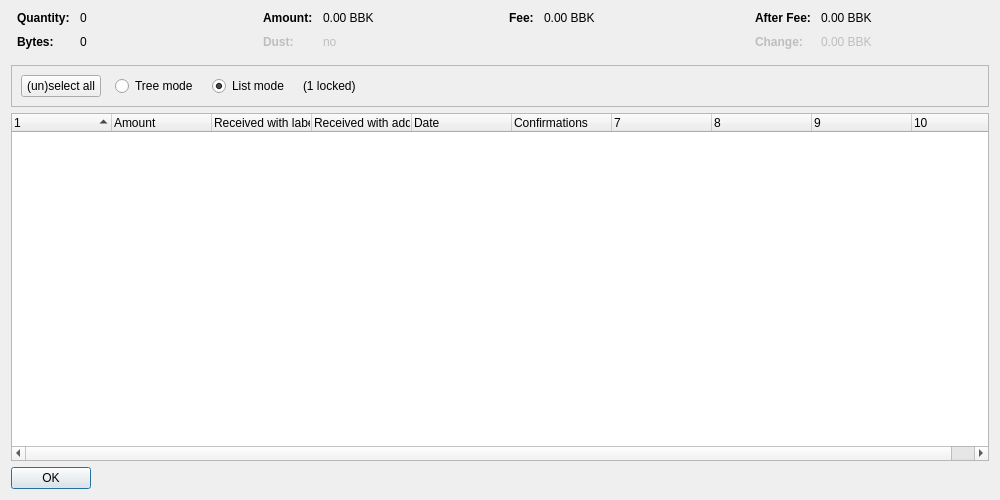
<?xml version="1.0" encoding="UTF-8"?>
<ui version="4.0">
 <class>CoinControlDialog</class>
 <widget class="QDialog" name="CoinControlDialog">
  <property name="geometry">
   <rect>
    <x>0</x>
    <y>0</y>
    <width>1000</width>
    <height>500</height>
   </rect>
  </property>
  <property name="windowTitle">
   <string>Coin Selection</string>
  </property>
  <layout class="QVBoxLayout" name="verticalLayout">
   <item>
    <layout class="QHBoxLayout" name="horizontalLayoutTop" stretch="0,0,0,0">
     <property name="topMargin">
      <number>0</number>
     </property>
     <property name="bottomMargin">
      <number>10</number>
     </property>
     <item>
      <layout class="QFormLayout" name="formLayoutCoinControl1">
       <property name="horizontalSpacing">
        <number>10</number>
       </property>
       <property name="verticalSpacing">
        <number>10</number>
       </property>
       <property name="leftMargin">
        <number>6</number>
       </property>
       <property name="rightMargin">
        <number>6</number>
       </property>
       <item row="0" column="0">
        <widget class="QLabel" name="labelCoinControlQuantityText">
         <property name="font">
          <font>
           <weight>75</weight>
           <bold>true</bold>
          </font>
         </property>
         <property name="text">
          <string>Quantity:</string>
         </property>
        </widget>
       </item>
       <item row="0" column="1">
        <widget class="QLabel" name="labelCoinControlQuantity">
         <property name="cursor">
          <cursorShape>IBeamCursor</cursorShape>
         </property>
         <property name="contextMenuPolicy">
          <enum>Qt::ActionsContextMenu</enum>
         </property>
         <property name="text">
          <string notr="true">0</string>
         </property>
         <property name="textInteractionFlags">
          <set>Qt::LinksAccessibleByMouse|Qt::TextSelectableByKeyboard|Qt::TextSelectableByMouse</set>
         </property>
        </widget>
       </item>
       <item row="1" column="0">
        <widget class="QLabel" name="labelCoinControlBytesText">
         <property name="font">
          <font>
           <weight>75</weight>
           <bold>true</bold>
          </font>
         </property>
         <property name="text">
          <string>Bytes:</string>
         </property>
        </widget>
       </item>
       <item row="1" column="1">
        <widget class="QLabel" name="labelCoinControlBytes">
         <property name="cursor">
          <cursorShape>IBeamCursor</cursorShape>
         </property>
         <property name="contextMenuPolicy">
          <enum>Qt::ActionsContextMenu</enum>
         </property>
         <property name="text">
          <string notr="true">0</string>
         </property>
         <property name="textInteractionFlags">
          <set>Qt::LinksAccessibleByMouse|Qt::TextSelectableByKeyboard|Qt::TextSelectableByMouse</set>
         </property>
        </widget>
       </item>
      </layout>
     </item>
     <item>
      <layout class="QFormLayout" name="formLayoutCoinControl2">
       <property name="horizontalSpacing">
        <number>10</number>
       </property>
       <property name="verticalSpacing">
        <number>10</number>
       </property>
       <property name="leftMargin">
        <number>6</number>
       </property>
       <property name="rightMargin">
        <number>6</number>
       </property>
       <item row="0" column="0">
        <widget class="QLabel" name="labelCoinControlAmountText">
         <property name="font">
          <font>
           <weight>75</weight>
           <bold>true</bold>
          </font>
         </property>
         <property name="text">
          <string>Amount:</string>
         </property>
        </widget>
       </item>
       <item row="0" column="1">
        <widget class="QLabel" name="labelCoinControlAmount">
         <property name="cursor">
          <cursorShape>IBeamCursor</cursorShape>
         </property>
         <property name="contextMenuPolicy">
          <enum>Qt::ActionsContextMenu</enum>
         </property>
         <property name="text">
          <string notr="true">0.00 BBK</string>
         </property>
         <property name="textInteractionFlags">
          <set>Qt::LinksAccessibleByMouse|Qt::TextSelectableByKeyboard|Qt::TextSelectableByMouse</set>
         </property>
        </widget>
       </item>
       <item row="1" column="0">
        <widget class="QLabel" name="labelCoinControlLowOutputText">
         <property name="enabled">
          <bool>false</bool>
         </property>
         <property name="font">
          <font>
           <weight>75</weight>
           <bold>true</bold>
          </font>
         </property>
         <property name="text">
          <string>Dust:</string>
         </property>
        </widget>
       </item>
       <item row="1" column="1">
        <widget class="QLabel" name="labelCoinControlLowOutput">
         <property name="enabled">
          <bool>false</bool>
         </property>
         <property name="cursor">
          <cursorShape>IBeamCursor</cursorShape>
         </property>
         <property name="contextMenuPolicy">
          <enum>Qt::ActionsContextMenu</enum>
         </property>
         <property name="text">
          <string notr="true">no</string>
         </property>
         <property name="textInteractionFlags">
          <set>Qt::LinksAccessibleByMouse|Qt::TextSelectableByKeyboard|Qt::TextSelectableByMouse</set>
         </property>
        </widget>
       </item>
      </layout>
     </item>
     <item>
      <layout class="QFormLayout" name="formLayoutCoinControl3">
       <property name="horizontalSpacing">
        <number>10</number>
       </property>
       <property name="verticalSpacing">
        <number>10</number>
       </property>
       <property name="leftMargin">
        <number>6</number>
       </property>
       <property name="rightMargin">
        <number>6</number>
       </property>
       <item row="0" column="0">
        <widget class="QLabel" name="labelCoinControlFeeText">
         <property name="font">
          <font>
           <weight>75</weight>
           <bold>true</bold>
          </font>
         </property>
         <property name="text">
          <string>Fee:</string>
         </property>
        </widget>
       </item>
       <item row="0" column="1">
        <widget class="QLabel" name="labelCoinControlFee">
         <property name="cursor">
          <cursorShape>IBeamCursor</cursorShape>
         </property>
         <property name="contextMenuPolicy">
          <enum>Qt::ActionsContextMenu</enum>
         </property>
         <property name="text">
          <string notr="true">0.00 BBK</string>
         </property>
         <property name="textInteractionFlags">
          <set>Qt::LinksAccessibleByMouse|Qt::TextSelectableByKeyboard|Qt::TextSelectableByMouse</set>
         </property>
        </widget>
       </item>
      </layout>
     </item>
     <item>
      <layout class="QFormLayout" name="formLayoutCoinControl4">
       <property name="horizontalSpacing">
        <number>10</number>
       </property>
       <property name="verticalSpacing">
        <number>10</number>
       </property>
       <property name="leftMargin">
        <number>6</number>
       </property>
       <property name="rightMargin">
        <number>6</number>
       </property>
       <item row="0" column="0">
        <widget class="QLabel" name="labelCoinControlAfterFeeText">
         <property name="font">
          <font>
           <weight>75</weight>
           <bold>true</bold>
          </font>
         </property>
         <property name="text">
          <string>After Fee:</string>
         </property>
        </widget>
       </item>
       <item row="0" column="1">
        <widget class="QLabel" name="labelCoinControlAfterFee">
         <property name="cursor">
          <cursorShape>IBeamCursor</cursorShape>
         </property>
         <property name="contextMenuPolicy">
          <enum>Qt::ActionsContextMenu</enum>
         </property>
         <property name="text">
          <string notr="true">0.00 BBK</string>
         </property>
         <property name="textInteractionFlags">
          <set>Qt::LinksAccessibleByMouse|Qt::TextSelectableByKeyboard|Qt::TextSelectableByMouse</set>
         </property>
        </widget>
       </item>
       <item row="1" column="0">
        <widget class="QLabel" name="labelCoinControlChangeText">
         <property name="enabled">
          <bool>false</bool>
         </property>
         <property name="font">
          <font>
           <weight>75</weight>
           <bold>true</bold>
          </font>
         </property>
         <property name="text">
          <string>Change:</string>
         </property>
        </widget>
       </item>
       <item row="1" column="1">
        <widget class="QLabel" name="labelCoinControlChange">
         <property name="enabled">
          <bool>false</bool>
         </property>
         <property name="cursor">
          <cursorShape>IBeamCursor</cursorShape>
         </property>
         <property name="contextMenuPolicy">
          <enum>Qt::ActionsContextMenu</enum>
         </property>
         <property name="text">
          <string notr="true">0.00 BBK</string>
         </property>
         <property name="textInteractionFlags">
          <set>Qt::LinksAccessibleByMouse|Qt::TextSelectableByKeyboard|Qt::TextSelectableByMouse</set>
         </property>
        </widget>
       </item>
      </layout>
     </item>
    </layout>
   </item>
   <item>
    <widget class="QFrame" name="frame">
     <property name="minimumSize">
      <size>
       <width>0</width>
       <height>40</height>
      </size>
     </property>
     <property name="frameShape">
      <enum>QFrame::StyledPanel</enum>
     </property>
     <property name="frameShadow">
      <enum>QFrame::Sunken</enum>
     </property>
     <layout class="QHBoxLayout" name="horizontalLayout">
      <item>
       <layout class="QHBoxLayout" name="horizontalLayoutPanel" stretch="0,0,0,0,0">
        <property name="spacing">
         <number>14</number>
        </property>
        <item>
         <widget class="QPushButton" name="pushButtonSelectAll">
          <property name="sizePolicy">
           <sizepolicy hsizetype="Maximum" vsizetype="Fixed">
            <horstretch>0</horstretch>
            <verstretch>0</verstretch>
           </sizepolicy>
          </property>
          <property name="text">
           <string>(un)select all</string>
          </property>
          <property name="autoDefault">
           <bool>false</bool>
          </property>
         </widget>
        </item>
        <item>
         <widget class="QRadioButton" name="radioTreeMode">
          <property name="sizePolicy">
           <sizepolicy hsizetype="Maximum" vsizetype="Fixed">
            <horstretch>0</horstretch>
            <verstretch>0</verstretch>
           </sizepolicy>
          </property>
          <property name="text">
           <string>Tree mode</string>
          </property>
         </widget>
        </item>
        <item>
         <widget class="QRadioButton" name="radioListMode">
          <property name="sizePolicy">
           <sizepolicy hsizetype="Maximum" vsizetype="Fixed">
            <horstretch>0</horstretch>
            <verstretch>0</verstretch>
           </sizepolicy>
          </property>
          <property name="text">
           <string>List mode</string>
          </property>
          <property name="checked">
           <bool>true</bool>
          </property>
         </widget>
        </item>
        <item>
         <widget class="QLabel" name="labelLocked">
          <property name="text">
           <string notr="true">(1 locked)</string>
          </property>
         </widget>
        </item>
        <item>
         <spacer name="horizontalSpacer">
          <property name="orientation">
           <enum>Qt::Horizontal</enum>
          </property>
          <property name="sizeHint" stdset="0">
           <size>
            <width>40</width>
            <height>20</height>
           </size>
          </property>
         </spacer>
        </item>
       </layout>
      </item>
     </layout>
    </widget>
   </item>
   <item>
    <widget class="CoinControlTreeWidget" name="treeWidget">
     <property name="contextMenuPolicy">
      <enum>Qt::CustomContextMenu</enum>
     </property>
     <property name="sortingEnabled">
      <bool>false</bool>
     </property>
     <property name="columnCount">
      <number>10</number>
     </property>
     <attribute name="headerShowSortIndicator" stdset="0">
      <bool>true</bool>
     </attribute>
     <attribute name="headerStretchLastSection">
      <bool>false</bool>
     </attribute>
     <column>
      <property name="text">
       <string/>
      </property>
     </column>
     <column>
      <property name="text">
       <string>Amount</string>
      </property>
     </column>
     <column>
      <property name="text">
       <string>Received with label</string>
      </property>
     </column>
     <column>
      <property name="text">
       <string>Received with address</string>
      </property>
     </column>
     <column>
      <property name="text">
       <string>Date</string>
      </property>
     </column>
     <column>
      <property name="text">
       <string>Confirmations</string>
      </property>
      <property name="toolTip">
       <string>Confirmed</string>
      </property>
     </column>
     <column>
      <property name="text">
       <string/>
      </property>
     </column>
     <column>
      <property name="text">
       <string/>
      </property>
     </column>
     <column>
      <property name="text">
       <string/>
      </property>
     </column>
     <column>
      <property name="text">
       <string/>
      </property>
     </column>
    </widget>
   </item>
   <item>
    <widget class="QDialogButtonBox" name="buttonBox">
     <property name="sizePolicy">
      <sizepolicy hsizetype="Maximum" vsizetype="Fixed">
       <horstretch>0</horstretch>
       <verstretch>0</verstretch>
      </sizepolicy>
     </property>
     <property name="orientation">
      <enum>Qt::Horizontal</enum>
     </property>
     <property name="standardButtons">
      <set>QDialogButtonBox::Ok</set>
     </property>
    </widget>
   </item>
  </layout>
 </widget>
 <customwidgets>
  <customwidget>
   <class>CoinControlTreeWidget</class>
   <extends>QTreeWidget</extends>
   <header>qt/coincontroltreewidget.h</header>
  </customwidget>
 </customwidgets>
 <resources/>
 <connections/>
</ui>
